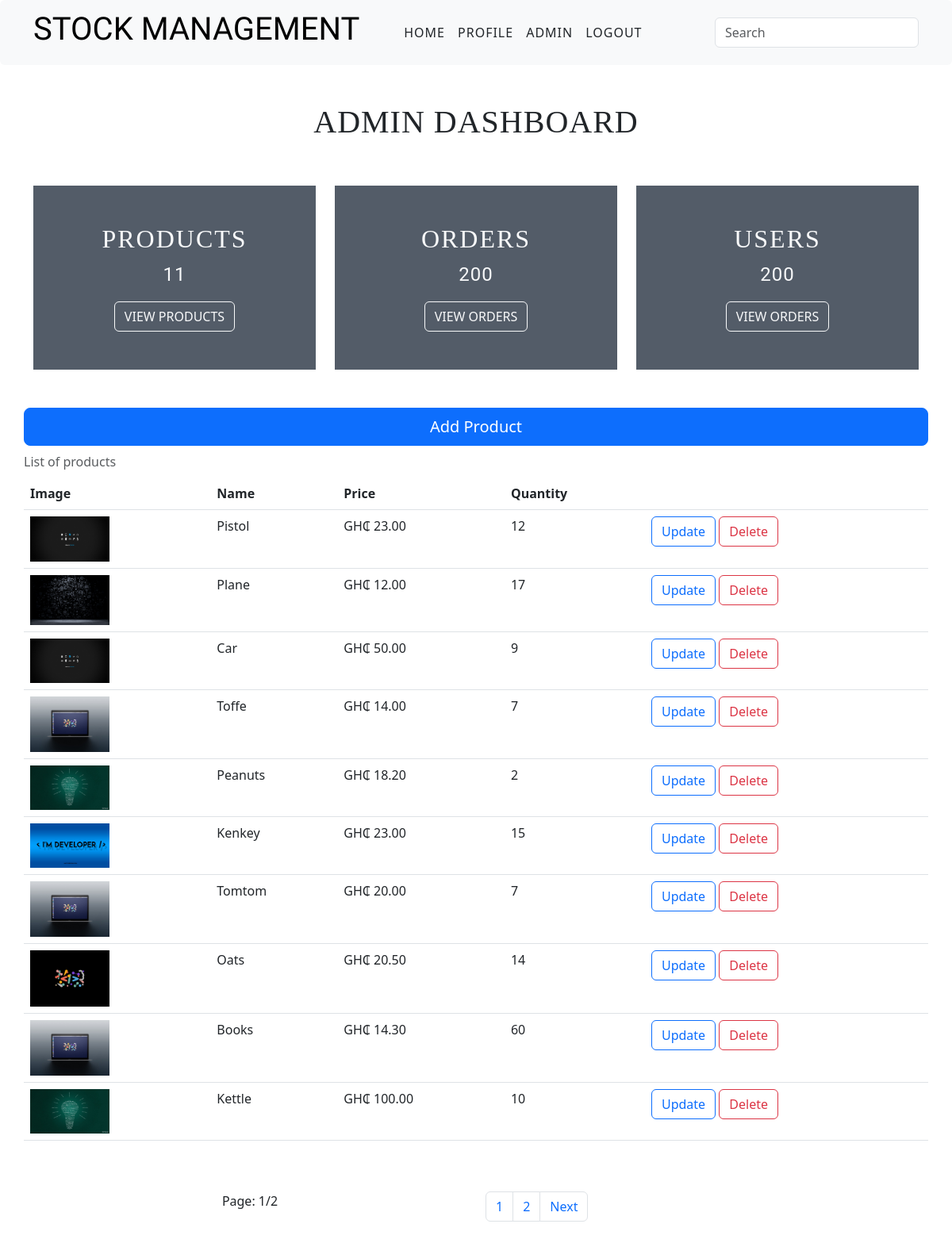
The page /core/admin/ (signed in) on the database its author committed.
### core/models.py (models this page shows, shortened)
class Product(models.Model):
    name = models.CharField(max_length=100)
    price = models.DecimalField(decimal_places=2,max_digits=9999)
    quantity = models.IntegerField()
    image = models.ImageField(upload_to='pictures/')
    created_at = models.DateTimeField(auto_now_add=True)
    updated_at = models.DateTimeField(auto_now=True)

### core/views.py (the view)
# urls.py: path('admin/', views.admin_view, name='admin'),
@user_passes_test(lambda u: u.is_superuser)
def admin_view(request):
    count =  Product.objects.count()
    users_count = User.objects.exclude(is_superuser=True).count()
    order_count = Order.objects.count()
    if request.method == 'POST':
        search = request.POST['search']
        products = Product.objects.filter(name__icontains=search).order_by('-created_at')
    else:
        products = Product.objects.all().order_by('-created_at')
    page = Paginator(products, 10)
    page_list = request.GET.get('page')
    page = page.get_page(page_list)
    context = {
        'page': page,
        'count': count,
        'users_count': users_count,
        'order_count': order_count
    }
    return render(request, 'core/product.html',context)

### core/templates/core/product.html (shortened to what this page needs)
{%extends 'base.html'%}
{%load static%}
{%block content%}
<div class="container">
    <div class="row text-center my-5">
        <h1 class="text-uppercase admin-text">Admin Dashboard</h1>
    </div>
    <div class="row">
        <div class="col">
            <div class="dashboard text-center py-5 text-light">
                <h4 class="text-uppercase">Products</h4>
                <p>{{count}}</p>
                <a class="btn btn-outline-light text-uppercase" href="{%url 'admin'%}">View Products</a>
            </div>
        </div>
        <div class="col">
            <div class="dashboard text-center py-5 text-light">
                <h4 class="text-uppercase">Orders</h4>
                <p>200</p>
                <a class="btn btn-outline-light text-uppercase" href="#">View Orders</a>
            </div>
        </div>
        <div class="col">
            <div class="dashboard text-center py-5 text-light">
                <h4 class="text-uppercase">Users</h4>
                <p>200</p>
                <a class="btn btn-outline-light text-uppercase" href="#">View Orders</a>
            </div>
        </div>
    </div>
    <div class="row my-5">
        <a href="{%url 'create-product'%}" class="btn btn-lg btn-primary">Add Product</a>
        <table class="table caption-top">
            <caption>List of products</caption>
            <thead>
                <tr>
                    <th scope="col">Image</th>
                    <th scope="col">Name</th>
                    <th scope="col">Price</th>
                    <th scope="col">Quantity</th>
                    <th scope="col"></th>
                </tr>
            </thead>
            <tbody>
                {%for product in page.object_list%}
                <tr>
                    <td><img src="{{product.image.url}}" class="img-fluid" width="100"></td>
                    <td>{{product.name}}</td>
                    <td>GH&#8373; {{product.price}}</td>
                    <td>{{product.quantity}}</td>
                    <td>
                        <a href="{%url 'update-product' product.id%}" class="btn btn-outline-primary">Update</a>
                        <a href="{%url 'delete' product.id%}" class="btn btn-outline-danger">Delete</a>
                    </td>
                </tr>
                {%endfor%}
            </tbody>
        </table>
    </div>
    <div class="row my-4 text-center">
        <div class="col">
            <p>Page: {{page.number}}/{{page.paginator.num_pages}}</p>
        </div>
        <div class="col">
            <nav aria-label="Page navigation example">
                <ul class="pagination">
                    {%for i in page.paginator.page_range%}
                    <li class="page-item"><a class="page-link" href="{%url 'admin'%}?page={{i}}">{{i}}</a></li>
                    {%endfor%}
                    {%if page.has_next%}
                    <li class="page-item"><a class="page-link" href="{%url 'admin'%}?page={{page.next_page_number}}">Next</a></li>
                    {%endif%}
                </ul>
            </nav>
        </div>
    </div>
</div>
{%endblock%}

### static/style.css (style rules this page uses)
h1 { font-family: 'Roboto Serif', serif; }
.admin-text { letter-spacing: 1px; }
.dashboard { background-color: #535c68; max-width: 400px; }
.dashboard h4 { font-size: 2em; letter-spacing: 2px; font-family: 'Roboto Serif', serif; }
.dashboard p { font-size: 1.5em; letter-spacing: 1px; font-family: 'Roboto', sans-serif; }

### rows shown on the page
Product: image (picture), name "Pistol", price "23.00", quantity "12"
Product: image (picture), name "Plane", price "12.00", quantity "17"
Product: image (picture), name "Car", price "50.00", quantity "9"
Product: image (picture), name "Toffe", price "14.00", quantity "7"
Product: image (picture), name "Peanuts", price "18.20", quantity "2"
Product: image (picture), name "Kenkey", price "23.00", quantity "15"
Product: image (picture), name "Tomtom", price "20.00", quantity "7"
Product: image (picture), name "Oats", price "20.50", quantity "14"
Product: image (picture), name "Books", price "14.30", quantity "60"
Product: image (picture), name "Kettle", price "100.00", quantity "10"

### other values the page prints
{{ count }} "11"
{{ page.number }} "1"
{{ page.paginator.num_pages }} "2"
{{ i }} "1" "2"
